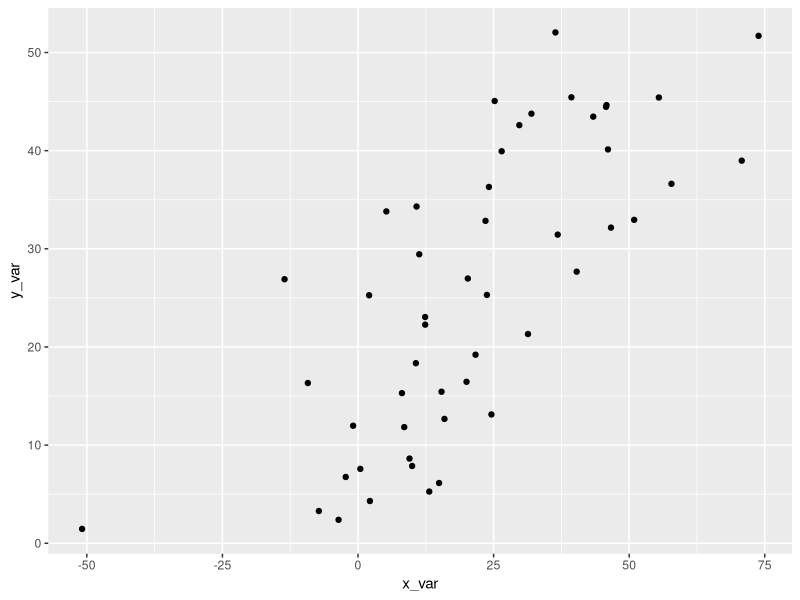

Reproduce this figure in R.
# Load ggplot2 package for graphics/plotting
library(ggplot2)

# Create dummy dataset
df.test_data <- data.frame(x_var = 1:50 + rnorm(50,sd=15),
                           y_var = 1:50 + rnorm(50,sd=2)                          
)

# Plot data using ggplot2
ggplot(data=df.test_data, aes(x=x_var, y=y_var)) +
  geom_point()
